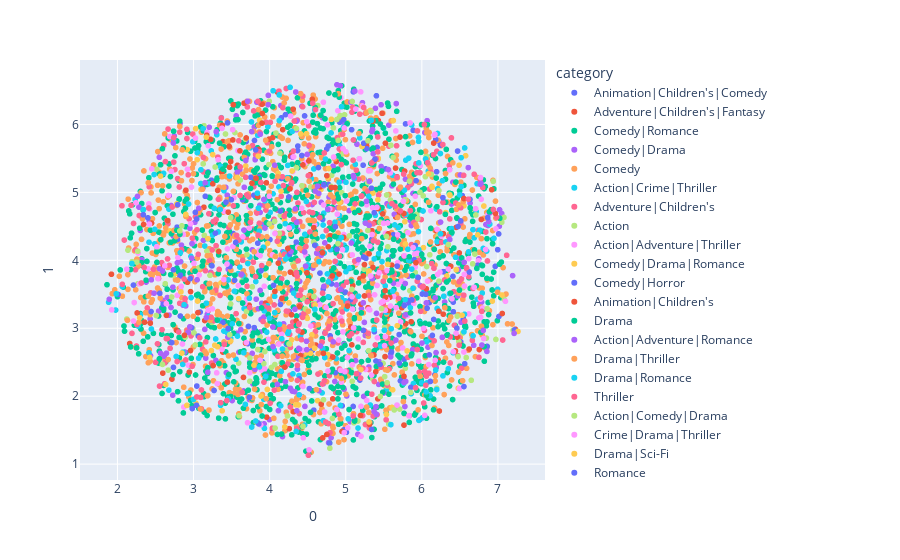

Notebook code for this chart:
### Code cell
fig = visualize_embeddings(item_matrix.T, movie_info)
fig.show()
